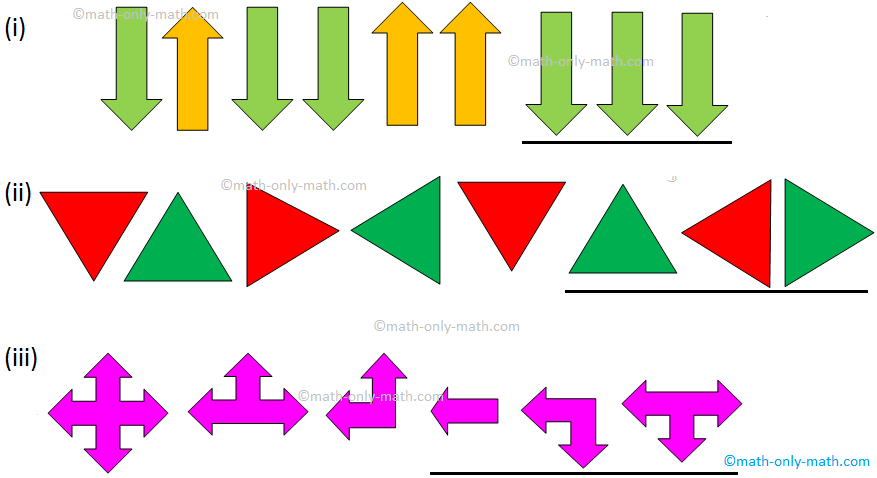
#> input picture data/shapes.png, 877 x 478 px
$ python 17_corner_detection.py
#> lines starting #> are read from the running program, lines starting #| are printed output that depends on the picture; after the words box and inside, x2 and y2 are one past the last pixel; in counts of white or black regions, pixels touching at a corner belong together
import numpy as np
import cv2

img = cv2.imread("../data/shapes.png")
#> img is the input picture: shape (478, 877, 3); mean B, G, R 214.1, 218, 231.6
gray = cv2.cvtColor(img, cv2.COLOR_BGR2GRAY)
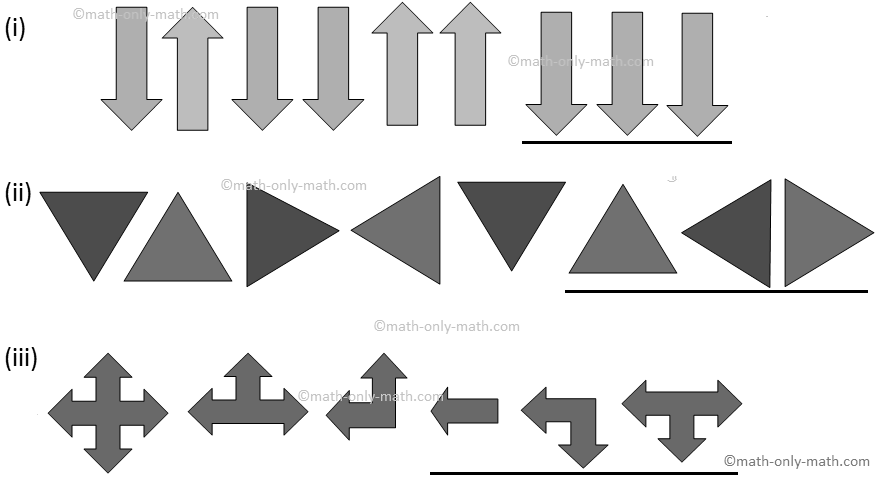
#> gray: shape (478, 877); min 0, max 255, mean 221.6

gray = np.float32(gray)

corners = cv2.goodFeaturesToTrack(gray, 100, 0.01, 10)
#> corners = 100 rows, first 8: [737, 473], [430, 473], [867, 291], [565, 291], [731, 142], [522, 142], [27, 349], [15, 349]
corners = np.int0(corners)

for corner in corners:
    x, y = corner.ravel()
    cv2.circle(img, (x, y), 3, 255, -1)
#> this loop made 100 passes
#> (x, y) on passes 1 to 12: (737, 473), (430, 473), (867, 291), (565, 291), (731, 142), (522, 142), (27, 349), (15, 349), (21, 184), (15, 19), (27, 365), (15, 365)
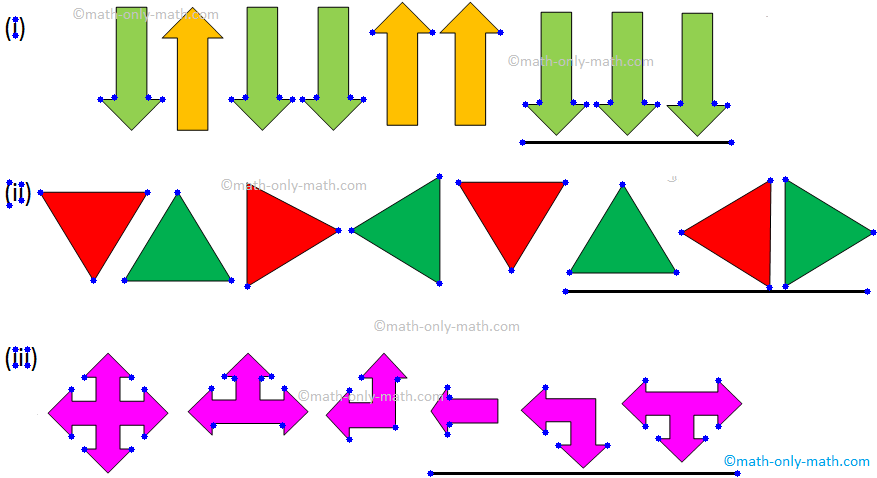
#> img: shape (478, 877, 3); 0.69% of pixels changed, all inside (x1, y1, x2, y2) = (6, 16, 877, 477)

cv2.imshow("Corners", img)

cv2.waitKey(0)
cv2.destroyAllWindows()

$ run again, with data/pattern.png copied over data/shapes.png
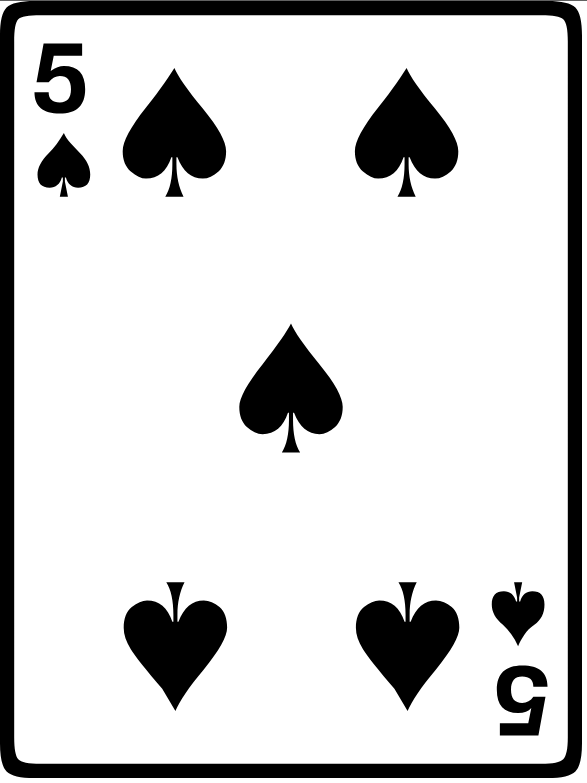
#> input picture data/pattern.png, 587 x 783 px
#> img is the input picture: shape (783, 587, 3); min 0, max 255, mean 209.9
#> corners = 100 rows, first 8: [283, 451], [406, 69], [298, 451], [174, 69], [37, 81], [544, 697], [407, 709], [63, 134]
#> the loop `for corner in corners:` made 100 passes
#> after the loop `for corner in corners:`:
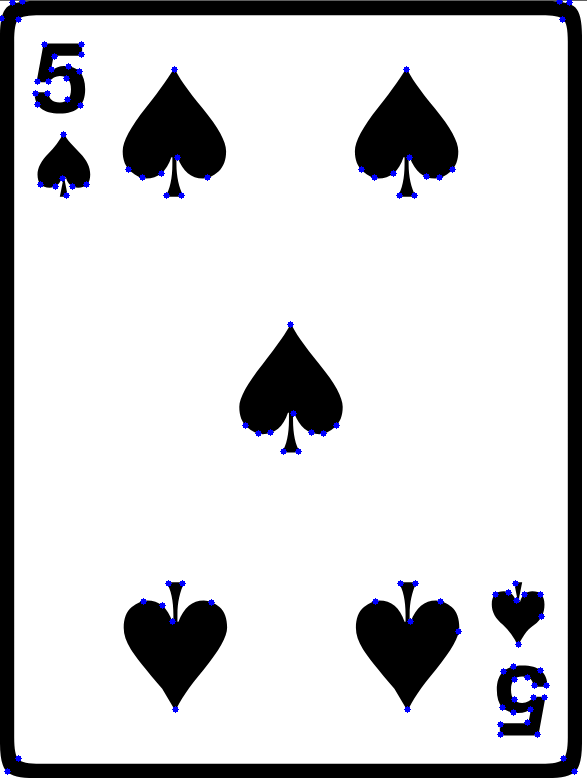
#> img: shape (783, 587, 3); 0.63% of pixels changed, all inside (x1, y1, x2, y2) = (0, 0, 578, 775)
